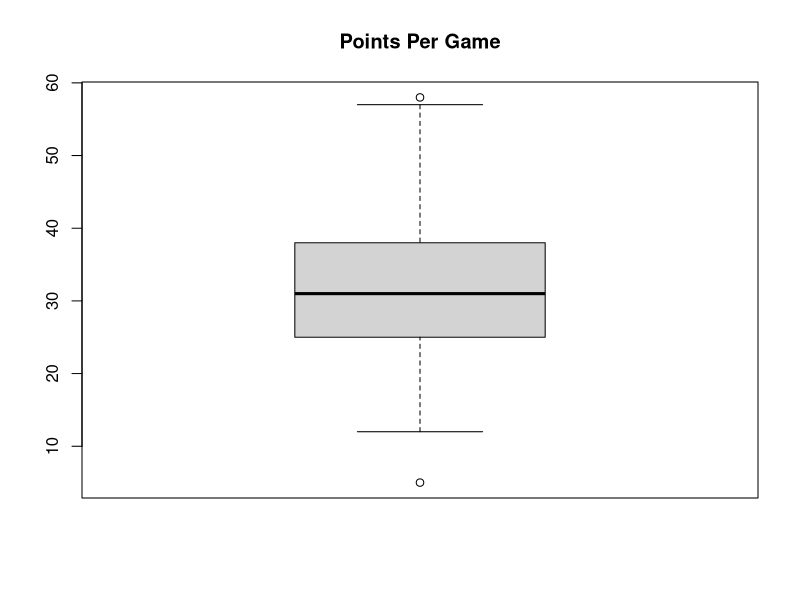
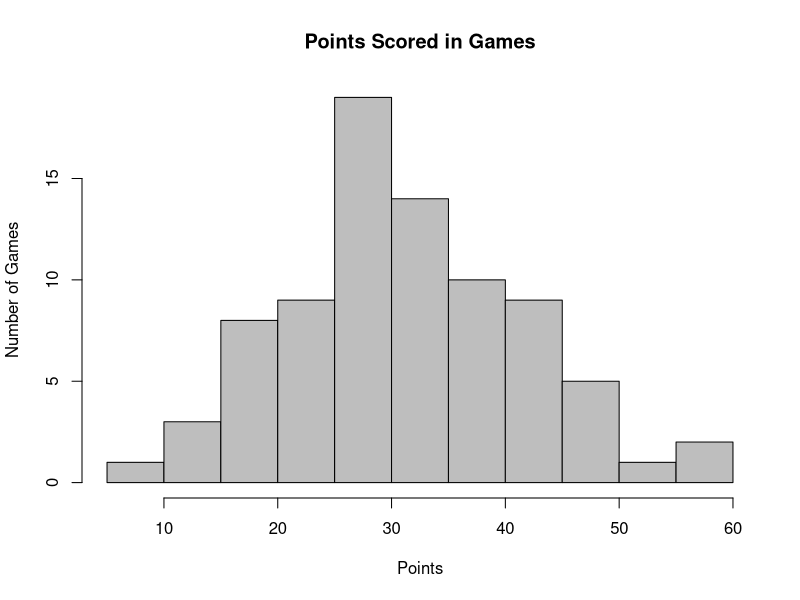
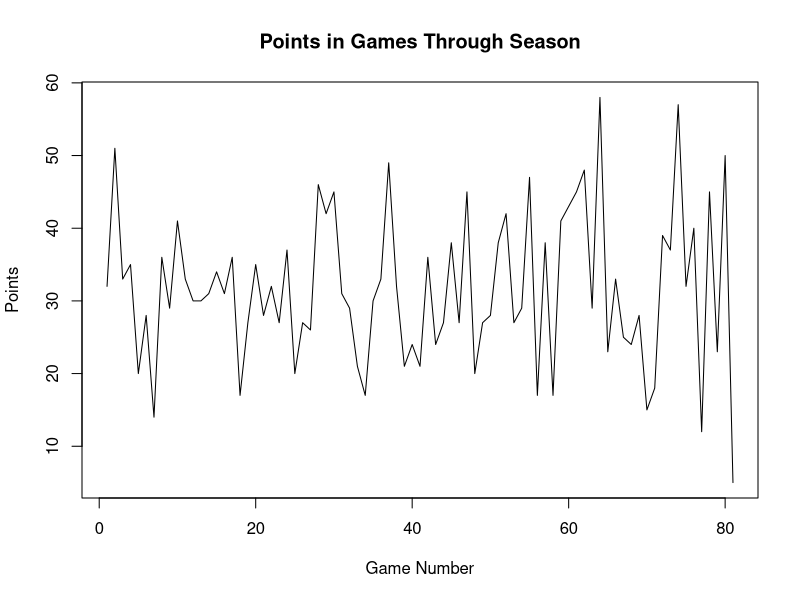
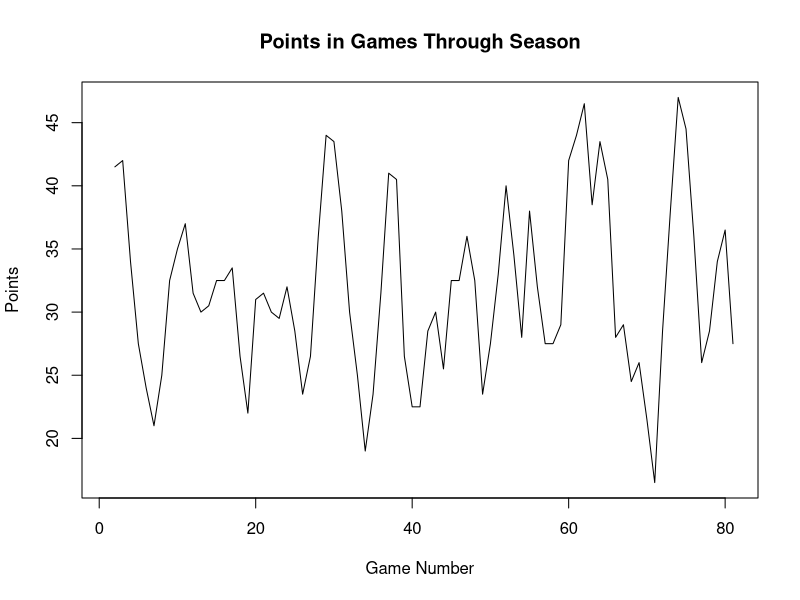
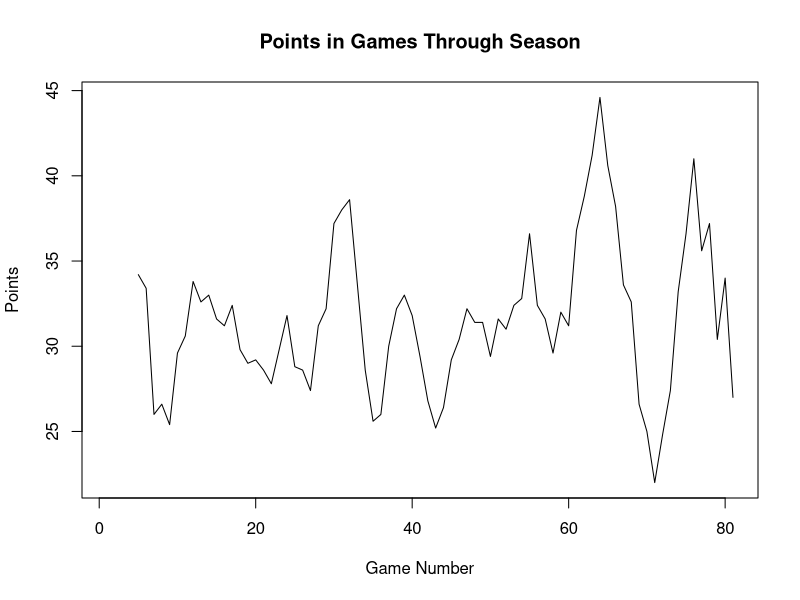
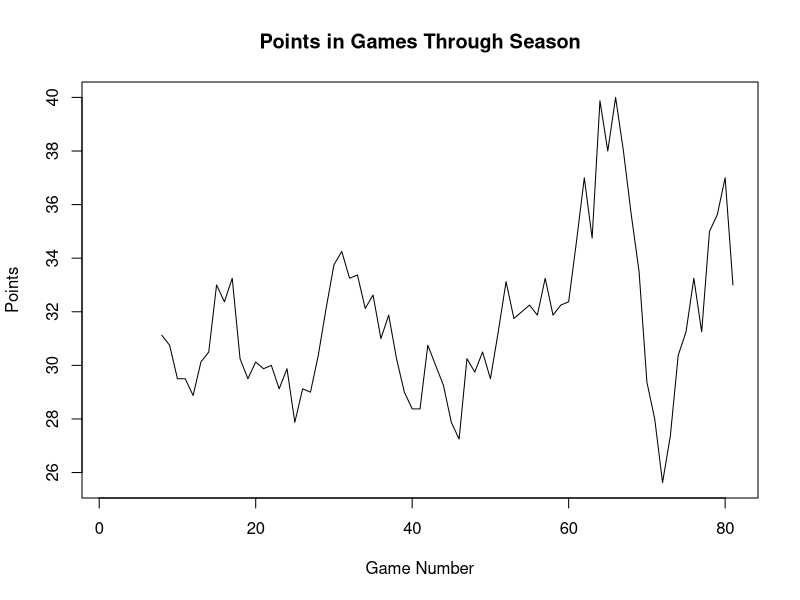
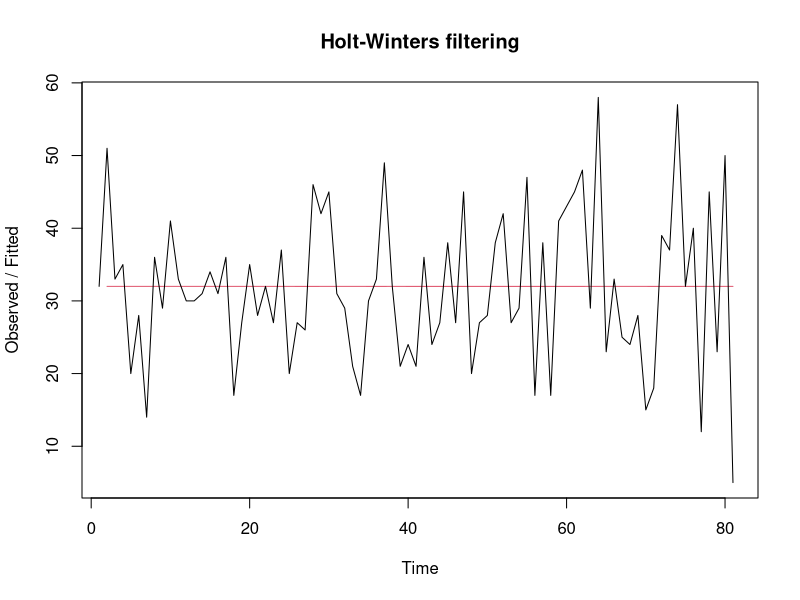
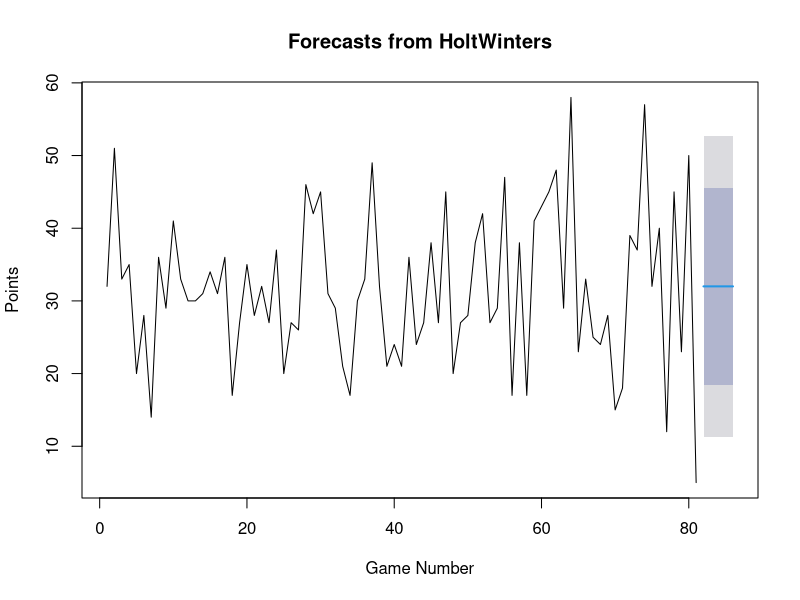

Recreate these plots in R, in order.
##########################################################################################
# Time Series Analysis: Points Scored Each Game by Russell Westbrook in 2016-2017 Season #
# First Model = Simple Exponential Smoothing                                             #
# Second Model = ARIMA                                                                   #
##########################################################################################

# set up
library("TTR")
library("forecast")

getwd()

stats <- read.csv("OKC Guards Data.csv", row.names=NULL)
head(stats)

# data clean
RW <- stats[which(stats$Player=="Russell Westbrook"),]
RW <- RW[order(RW$Date),]

head(RW)
tail(RW)

RW <- RW[,c('PTS')]
RW <- ts(RW)

RW    # played 81 games in 2016-2017 season

# exploratory analysis and graphs
summary(RW)
boxplot(RW, main="Points Per Game")

hist <- hist(RW, col="gray", xlab="Points", ylab="Number of Games", main="Points Scored in Games")

plot(RW, xlab="Game Number", ylab="Points", main="Points in Games Through Season")

# smooth the data using various spans of simple of moving average and look for trends 
plot(SMA(RW, n=2), xlab="Game Number", ylab="Points", main="Points in Games Through Season")
plot(SMA(RW, n=5), xlab="Game Number", ylab="Points", main="Points in Games Through Season")
plot(SMA(RW, n=8), xlab="Game Number", ylab="Points", main="Points in Games Through Season")


######################################
# SIMPLE EXPONENTIAL SMOOTHING MODEL #
######################################
# plot original values against smoothing model forecast
RW.ts1 <- HoltWinters(RW, alpha=NULL, beta=FALSE, gamma=FALSE, l.start=32)
plot(RW.ts1)

# forecast next 5 games 
# plot forecast with confidence intervals
RWForecast <- forecast(RW.ts1, h=5)
summary(RWForecast)

plot(RWForecast, xlab="Game Number", ylab="Points")

# check to see that there are no correlations between forecast errors for successive predictions
acf(RWForecast$residuals, na.action=na.pass, lag.max=20)  # lags 2 and 3 exceed significance bounds

# Ljung-Box test 
Box.test(RWForecast$residuals, lag=20, type="Ljung-Box")


####################### 
# ARIMA MODEL / MA(3) #
#######################

# use auto.arima function to obtain best ARIMA model
auto.arima(RW)

# plot original values against ARIMA model forecast
RW.ts2 <- arima(RW, order=c(0,0,3))

plot(RW, col='red', xlab="Game Number", ylab="Points", main="Points in Games Through Season")
lines(fitted(RW.ts2), col='blue')

# forecast next 5 games 
# plot forecast with confidence intervals
RWForecast2 <- forecast(RW.ts2, h=5)
summary(RWForecast2)

plot(RWForecast2, xlab="Game Number", ylab="Points")

# check to see that there are no correlations between forecast errors for successive predictions
acf(RWForecast2$residuals, lag.max=20)  # no lags that exceed significance bounds

# Ljung-Box test 
Box.test(RWForecast2$residuals, lag=20, type="Ljung-Box")

